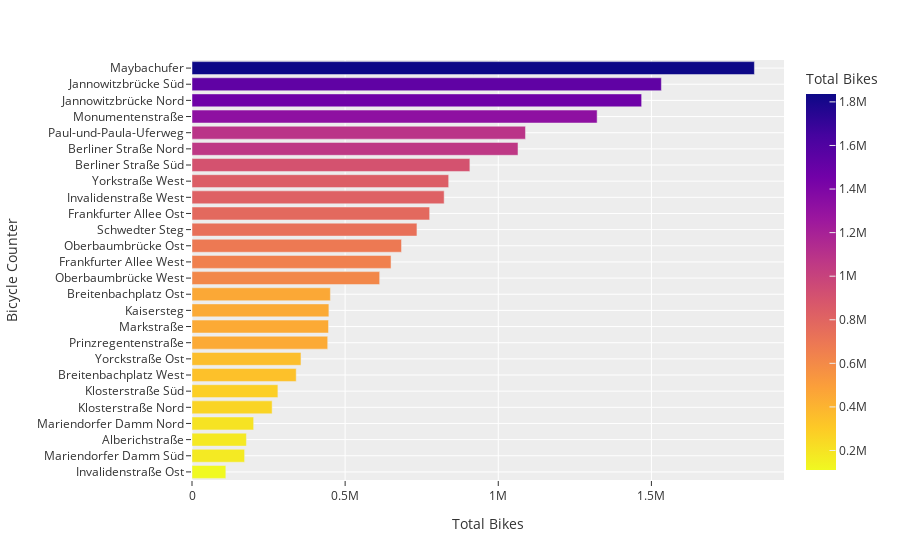

Notebook code cell kept with this figure:
### Code cell
import plotly.express as px

px.defaults.template = "ggplot2"
px.defaults.color_continuous_scale = px.colors.sequential.Plasma_r

fig = px.bar(total_bikes_2019.reset_index(), x="total_bikes", y="description", color="total_bikes", orientation='h', labels={"total_bikes": "Total Bikes", "description": "Bicycle Counter"})
fig.show()

### Figure 1 — Plotly figure (JSON) as saved in the notebook; plotly's stock layout.template omitted (floating-point values rounded to 4 significant figures)
{"data": [{"alignmentgroup": "True", "hovertemplate": "Total Bikes=%{marker.color}<br>Bicycle Counter=%{y}<extra></extra>", "legendgroup": "", "marker": {"color": [110470, 171664, 177604, 201213, 261634, 280432, 340198, 355791, 443086, 445697, 446900, 451734, 612695, 649851, 684056, 734424, 775878, 823258, 838011, 907225, 1064359, 1088763, 1322731, 1468043, 1532436, 1836224], "coloraxis": "coloraxis"}, "name": "", "offsetgroup": "", "orientation": "h", "showlegend": false, "textposition": "auto", "type": "bar", "x": [110470, 171664, 177604, 201213, 261634, 280432, 340198, 355791, 443086, 445697, 446900, 451734, 612695, 649851, 684056, 734424, 775878, 823258, 838011, 907225, 1064359, 1088763, 1322731, 1468043, 1532436, 1836224], "xaxis": "x", "y": ["Invalidenstraße Ost", "Mariendorfer Damm Süd", "Alberichstraße", "Mariendorfer Damm Nord", "Klosterstraße Nord", "Klosterstraße Süd", "Breitenbachplatz West", "Yorckstraße Ost", "Prinzregentenstraße", "Markstraße", "Kaisersteg", "Breitenbachplatz Ost", "Oberbaumbrücke West", "Frankfurter Allee West", "Oberbaumbrücke Ost", "Schwedter Steg", "Frankfurter Allee Ost", "Invalidenstraße West", "Yorkstraße West", "Berliner Straße Süd", "Berliner Straße Nord", "Paul-und-Paula-Uferweg", "Monumentenstraße", "Jannowitzbrücke Nord", "Jannowitzbrücke Süd", "Maybachufer"], "yaxis": "y"}], "layout": {"barmode": "relative", "coloraxis": {"colorbar": {"title": {"text": "Total Bikes"}}, "colorscale": [[0, "#f0f921"], [0.1111, "#fdca26"], [0.2222, "#fb9f3a"], [0.3333, "#ed7953"], [0.4444, "#d8576b"], [0.5556, "#bd3786"], [0.6667, "#9c179e"], [0.7778, "#7201a8"], [0.8889, "#46039f"], [1, "#0d0887"]]}, "legend": {"tracegroupgap": 0}, "margin": {"t": 60}, "xaxis": {"anchor": "y", "domain": [0, 1], "title": {"text": "Total Bikes"}}, "yaxis": {"anchor": "x", "domain": [0, 1], "title": {"text": "Bicycle Counter"}}}}
